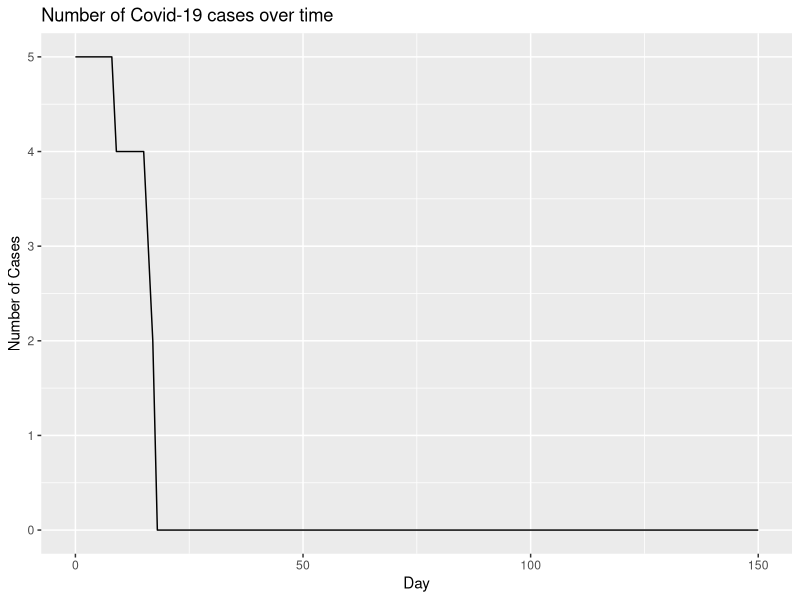

Recreate this plot in R. (Note: a time limit stopped this script after it produced the figure.)
## ---- chunk 1
library(tidyverse)
library(ggplot2)
library(boot)
#create starting positions and state function
starting_vals <- function(num_subjects, I_0, x_dim, y_dim, prop_vac){
  
  #Infect I_0 many starting subjects
  subjects <- rep('S', num_subjects)
  infect <- sample(x = 1:num_subjects, size=I_0, replace=FALSE)
  subjects[infect] <- 'I'
  
  #Determining if a person is vaccinated
  vac_ppl <- sample(x = 1:num_subjects, size = round(prop_vac * num_subjects), replace = F)
  vac_vec <- rep(F , num_subjects)
  vac_vec[vac_ppl] <- T
  
  #Storage for x, y starting positions for the subjects
  start_x <- runif(n=num_subjects, min=0, max=x_dim)
  start_y <- runif(n=num_subjects, min=0, max=y_dim)
  
  inc_time <- rep(-1, num_subjects)
  rec_days <- rep(-1, num_subjects)
  
  #Put into a data frame
  df <- as.data.frame(cbind(as.numeric(start_x), as.numeric(start_y), subjects, rec_days, inc_time, vac_vec))
  colnames(df)[1] <- 'x'
  colnames(df)[2] <- 'y'
  colnames(df)[3] <- 'subjects'
  colnames(df)[4] <- 'incubation'
  colnames(df)[5] <- 'recovery'
  colnames(df)[6] <- 'vaccine'
  
  #Assign a recovery time to the infected subjects
  df[df[,3] == 'I', 5] <- rpois(I_0, 14)
  
  #Assign an incubation time to the infected subjects
  df[df[,3] == 'I', 4] <- rpois(I_0, 5)
  
  return(df)
}

#Random step length function
get_step_length <- function(df, x_dim, y_dim){
  step_lengths <- rnorm(n=nrow(df), mean=min(x_dim, y_dim)/4, sd=min(x_dim, y_dim)/12)
  return(step_lengths)
}

#Random step direction function
get_step_direction <- function(length_vec){
  direction <- runif(n=length(length_vec), min=0, max=2*pi)
}

#Get delta_x, delta_y
get_delts <- function(length_vec, direc_vec){
  delta_x <- length_vec * cos(direc_vec)
  delta_y <- length_vec * sin(direc_vec)
  return(cbind(delta_x, delta_y))
}

#Function for getting updated coordinates
update_coords <- function(og_df, delta_df){
  new_mx <- matrix(data=NA, nrow=nrow(og_df), ncol=5)
  new_df <- data.frame(new_mx)
  new_df[,1] <- as.numeric(og_df[,'x']) + delta_df[,'delta_x']
  new_df[,2] <- as.numeric(og_df[,'y']) + delta_df[,'delta_y']
  new_df[,3] <- og_df[,3]
  new_df[,4] <- og_df[,4]
  new_df[,5] <- og_df[,5]
  new_df[,6] <- og_df[,6]
  colnames(new_df) <- c('x', 'y', 'subjects', 'incubation', 'recovery', 'vaccine')
  new_df
}

coord_checker <- function(og_df, new_df, x_dim, y_dim){
  baddies <- NULL
  for(i in 1:nrow(new_df)){
    if(as.numeric(new_df[i, 'x']) > x_dim | as.numeric(new_df[i, 'x']) < 0 | as.numeric(new_df[i, 'y']) > y_dim | as.numeric(new_df[i, 'y']) < 0){
      baddies <- append(baddies, i)
    }
  }
  
  if(is.null(baddies)){
    return(new_df)
  }else{
  new_step <- get_step_length(new_df[i,], x_dim, y_dim)
  new_direction <- get_step_direction(new_step)
  new_change <- get_delts(new_step, new_direction)
  new_df <- update_coords(og_df[baddies,], new_change)
  full_df <- rbind(new_df, og_df[-baddies,])
  return(coord_checker(og_df, full_df, x_dim, y_dim))
  }
}

#Function for deciding if infections occurred
infection_status <- function(state, mean_crit_dist){
  
  current_infected <- state[state[,3]=='I' & state[,4] <= 0,]
  current_suceptable <- state[state[,3]=='S',]
  current_removed <- state[state[,3]=='R',]
  current_non_contagious <- state[state[,3]=='I' & state[,4] > 0,]
  
  #store new infection status
  newly_infected <- NULL
  
  #Check to see which susceptible subjects get infected
  #For loop
  if(nrow(current_suceptable) != 0 & nrow(current_infected) != 0){
  for(i in 1:nrow(current_infected)){
    for(j in 1:nrow(current_suceptable)){
      x_i <- as.numeric(current_infected[i, 'x'])
      y_i <- as.numeric(current_infected[i, 'y'])
      x_s <- as.numeric(current_suceptable[j, 'x'])
      y_s <- as.numeric(current_suceptable[j, 'y'])
      
      crucial_distance <- rexp(1, 1/mean_crit_dist)
      vaccine_status <- current_suceptable[j, 'vaccine']
      if(vaccine_status == T) {
        vac_eff <- as.logical(rbinom(1,1,.8))
      }
      else {
        vac_eff <- F
      }
      
      d <- sqrt((x_i - x_s)^2 + (y_i - y_s)^2)
      if(d <= crucial_distance & (vac_eff == F)){
        newly_infected <- c(newly_infected, j)
      }
    }
  }
  
  current_suceptable[newly_infected, 3] <- 'I'
  #Give incubation time
  current_suceptable[newly_infected, 4] <- rpois(n=length(newly_infected), lambda = 5)
  #Give recovery time
  current_suceptable[newly_infected, 5] <- rpois(n=length(newly_infected), lambda = 14)
  
  new_state <- rbind(current_infected, current_suceptable, current_removed, current_non_contagious)
  return(new_state)
  }else{return(state)}
}

#simulation function
simulator <- function(days, num_subjects, x_dim, y_dim, I_0, inf_dist, prop_vac){
  initial_data <- starting_vals(num_subjects = num_subjects, x_dim=x_dim, y_dim=y_dim, I_0=I_0, prop_vac = prop_vac)
  end_day <- list()
  num_cases <- rep(NA, days)
  num_cases <- c(I_0, num_cases)
  num_new_cases <- rep(NA, days)
  
  for(i in 1:days){
    
    if(i == 1){
      step_size <- get_step_length(initial_data, x_dim, y_dim)
      direction <- get_step_direction(step_size)
      change <- get_delts(step_size, direction)
  
      updated_positions <- update_coords(initial_data, change)
      checked_positions <- coord_checker(og_df=initial_data, new_df=updated_positions, x_dim=x_dim, y_dim=y_dim)
      new_status <- infection_status(checked_positions, inf_dist)
      
      #recovery time code
      not_recovered <- new_status[as.numeric(new_status[, 5]) > 0, ]
      new_time <- as.numeric(not_recovered[, 5]) - 1
      not_recovered[, 5] <- new_time
      infected_0 <- new_status[as.numeric(new_status[, 5]) == 0, ]
      infected_0[, 3] <- rep('R', nrow(infected_0))
      not_infected = new_status[as.numeric(new_status[, 5]) < 0, ]
      new_status = rbind(not_recovered, infected_0, not_infected)
      
      #incubation time code
      infected_people <- new_status[new_status[,3] == 'I',]
      new_inc_time <- as.numeric(infected_people[,4]) - 1
      infected_people[,4] <- new_inc_time
      other_people <- new_status[new_status[,3] != 'I',]
      new_status <- rbind(infected_people, other_people)
      
      end_day[[i]] <- new_status
      
      #Calculate number of new cases
      num_cases[i+1] <- sum(new_status[,3]=='I')
      num_new_cases[i] <- sum(new_status[,3]=='I') - I_0
      
    }
    
    else{
      step_size <- get_step_length(initial_data, x_dim, y_dim)
      direction <- get_step_direction(step_size)
      change <- get_delts(step_size, direction)
  
      updated_positions <- update_coords(end_day[[i-1]], change)
      checked_positions <- coord_checker(og_df=end_day[[i-1]], new_df=updated_positions, x_dim=x_dim, y_dim=y_dim)
      new_status <- infection_status(checked_positions, inf_dist)
      
      not_recovered <- new_status[as.numeric(new_status[, 5]) > 0, ]
      new_time <- as.numeric(not_recovered[, 5]) - 1
      not_recovered[, 5] <- new_time
      infected_0 <- new_status[as.numeric(new_status[, 5]) == 0, ]
      infected_0[, 3] <- rep('R', nrow(infected_0))
      not_infected = new_status[as.numeric(new_status[, 5]) < 0, ]
      new_status = rbind(not_recovered, infected_0, not_infected)
      
      #incubation time code
      infected_people <- new_status[new_status[,3] == 'I',]
      new_inc_time <- as.numeric(infected_people[,4]) - 1
      infected_people[,4] <- new_inc_time
      other_people <- new_status[new_status[,3] != 'I',]
      new_status <- rbind(infected_people, other_people)

      end_day[[i]] <- new_status
      
      #Calculate number of new cases
      num_cases[i+1] <- sum(new_status[,3]=='I')
      num_new_cases[i] <- sum(new_status[,3]=='I') - num_cases[i-1]
  
    }
  }
  return(num_cases)
}

#bootstrap
mean_func <- function(daytuh, idx) {
  mean(daytuh[idx])
}

get_bootstrap_cis <- function(days, num_subjects, x_dim, y_dim, I_0, inf_dist, sample_size, ci_type='perc', prop_vac = 0){
  #Create data frame to store samples
  samps <- matrix(data=NA, nrow=sample_size, ncol=days + 1)
  samps <- data.frame(samps)
  
  #Create data frame to store confidence intervals
  ci_df <- matrix(data=NA, nrow=days + 1, ncol=3)
  ci_df <- data.frame(ci_df)
  
  for(i in 1:sample_size){
    samps[i, ] <- simulator(days, num_subjects, x_dim, y_dim, I_0, inf_dist, prop_vac)
  }
  
  for(i in 1:ncol(samps)){
    #Make sure column has more than one unique value
    check <- (length(unique(samps[ ,i])) != 1)
    if(check){
    boot_obj <- boot(samps[ ,i], mean_func, 2000)
    ci_obj <- boot.ci(boot_obj, conf = .95, type = ci_type)
    ci_df[i, 1] <- ci_obj$percent[4]
    ci_df[i, 2] <- ci_obj$t0
    ci_df[i, 3] <- ci_obj$percent[5]
    }else{ci_df[i, ] <- c(samps[1, i], samps[1, i], samps[1, i])}
  }
return(ci_df)
}

## ---- chunk 2
set.seed(400)
#~6ft apart
y <- simulator(150, 1000, 1, 1, 5, 0.001, 0)
x <- 0:150

ggplot() +
  geom_line(aes(x=x, y=y)) +
  xlab('Day') +
  ylab('Number of Cases') +
  ggtitle('Number of Covid-19 cases over time')

#~26 ft apart
y <- simulator(150, 1000, 1, 1, 5, 0.005, 0)
x <- 0:150

ggplot() +
  geom_line(aes(x=x, y=y)) +
  xlab('Day') +
  ylab('Number of Cases') +
  ggtitle('Number of Covid-19 cases over time')

#~ 53ft apart
y <- simulator(150, 1000, 1, 1, 5, 0.01, 0)
x <- 0:150

ggplot() +
  geom_line(aes(x=x, y=y)) +
  xlab('Day') +
  ylab('Number of Cases') +
  ggtitle('Number of Covid-19 cases over time')

## ---- chunk 3
set.seed(400)
plot_dat1 <- get_bootstrap_cis(days=50, num_subjects=200, x_dim=1, y_dim=1, I_0=1, inf_dist=0.1, sample_size=20, prop_vac = 0)

ggplot() +
  geom_line(aes(x=1:51, y=plot_dat1[ ,1]), linetype = 2, color = 'red') +
  geom_line(aes(x=1:51, y=plot_dat1[ ,2])) +
  geom_line(aes(x=1:51, y=plot_dat1[ ,3]), linetype = 2, color = 'red')

plot_dat2 <- get_bootstrap_cis(days=50, num_subjects=200, x_dim=1, y_dim=1, I_0=1, inf_dist=0.1, sample_size=20, prop_vac = 0.5)

ggplot() +
  geom_line(aes(x=1:51, y=plot_dat2[ ,1]), linetype = 2, color = 'red') +
  geom_line(aes(x=1:51, y=plot_dat2[ ,2])) +
  geom_line(aes(x=1:51, y=plot_dat2[ ,3]), linetype = 2, color = 'red')

plot_dat3 <- get_bootstrap_cis(days=50, num_subjects=200, x_dim=1, y_dim=1, I_0=1, inf_dist=0.1, sample_size=20, prop_vac = 0.8)

ggplot() +
  geom_line(aes(x=1:51, y=plot_dat3[ ,1]), linetype = 2, color = 'red') +
  geom_line(aes(x=1:51, y=plot_dat3[ ,2])) +
  geom_line(aes(x=1:51, y=plot_dat3[ ,3]), linetype = 2, color = 'red')

plot_dat4 <- get_bootstrap_cis(days=50, num_subjects=200, x_dim=1, y_dim=1, I_0=1, inf_dist=0.1, sample_size=20, prop_vac = 0.95)

ggplot() +
  geom_line(aes(x=1:51, y=plot_dat4[ ,1]), linetype = 2, color = 'red') +
  geom_line(aes(x=1:51, y=plot_dat4[ ,2])) +
  geom_line(aes(x=1:51, y=plot_dat4[ ,3]), linetype = 2, color = 'red')


#plot all vaccine curves
ggplot() +
  geom_line(aes(x=1:51, y=plot_dat1[ ,2])) +
  geom_line(aes(x=1:51, y=plot_dat2[ ,2]), color='red') +
  geom_line(aes(x=1:51, y=plot_dat3[ ,2]), color='blue') +
  geom_line(aes(x=1:51, y=plot_dat4[ ,2]), color='green')
